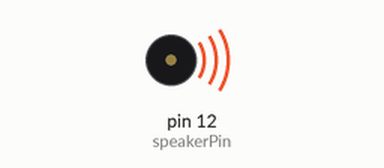
Bench run of a sketch on a simulated Arduino Nano, built with avr-gcc and run on an emulated ATmega328P. On the bench: buzzer (waves = sounding).

Above: at 0.1 s.
At 10.6 s:
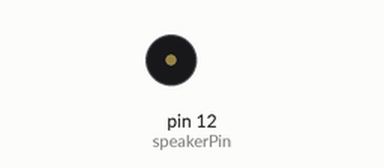
Timing chart, 0 to 12.1 s (numbered marks = the images above):
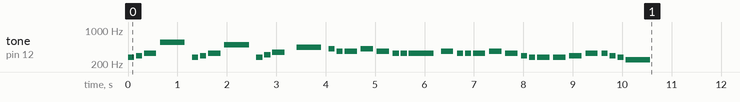

Measured:
- by itself, tone on pin 12 (speakerPin): plays 277 Hz for 0.13 s, 294 Hz for 0.13 s, 330 Hz for 0.25 s, 554 Hz for 0.50 s, 277 Hz for 0.13 s, 294 Hz for 0.13 s … (36 notes in this stretch)

The sketch:

sound_test.ino
```cpp
#define speakerPin 12

#define B0  31
#define C1  33
#define CS1 35
#define D1  37
#define DS1 39
#define E1  41
#define F1  44
#define FS1 46
#define G1  49
#define GS1 52
#define A1  55
#define AS1 58
#define B1  62
#define C2  65
#define CS2 69
#define D2  73
#define DS2 78
#define E2  82
#define F2  87
#define FS2 93
#define G2  98
#define GS2 104
#define A2  110
#define AS2 117
#define B2  123
#define C3  131
#define CS3 139
#define D3  147
#define DS3 156
#define E3  165
#define F3  175
#define FS3 185
#define G3  196
#define GS3 208
#define A3  220
#define AS3 233
#define B3  247
#define C4  262 // ------
#define CS4 277
#define D4  294
#define DS4 311
#define E4  330
#define F4  349
#define FS4 370
#define G4  392
#define GS4 415
#define A4  440
#define AS4 466
#define B4  494
#define C5  523
#define CS5 554
#define D5  587
#define DS5 622
#define E5  659
#define F5  698
#define FS5 740
#define G5  784
#define GS5 831
#define A5  880
#define AS5 932
#define B5  988
#define C6  1047
#define CS6 1109
#define D6  1175
#define DS6 1245
#define E6  1319
#define F6  1397
#define FS6 1480
#define G6  1568
#define GS6 1661
#define A6  1760
#define AS6 1865
#define B6  1976
#define C7  2093
#define CS7 2217
#define D7  2349
#define DS7 2489
#define E7  2637
#define F7  2794
#define FS7 2960
#define G7  3136
#define GS7 3322
#define A7  3520
#define AS7 3729
#define B7  3951
#define C8  4186
#define CS8 4435
#define D8  4699
#define DS8 4978

int song1[3][5] = {
	{C4, G3, G3, A3, G3},
	{4, 2, 4, 2, 4},
	{4, 3, 2, 3, 4}};

int el[3][8] = {
	{C4, A4, A4, G4, A4, F4, C4, C4},
	{4, 4, 4, 4, 4, 4, 4, 4},
	{1, 5, 5, 4, 5, 3, 1, 1}};

int el1[3][14] = {
	{C4, A4, A4, G4, A4, F4, C4, C4, C4, A4, A4, AS4, G4, C5},
	{4,  4,  4,  4,  4,  4,  4,  4,  4,  4,  4,  4,   4,  2},
	{1,  5,  5,  4,  5,  3,  1,  1,  1,  4,  4,  5,   3,  5}
};

int el2[3][14] = {
	{C5, D4, D4, AS4, AS4, A4, G4, F4, F4, A4, A4, G4, A4, F4},
	{4,  4,  4,  4,  4,  4,  4,  4,  4,  4,  4,  4,   4,  2},
	{1,  5,  5,  4,  5,  3,  1,  1,  1,  4,  4,  5,   3,  5}
};

int el_f[3][28] = {
	{C4, A4, A4, G4, A4, F4, C4, C4, C4, A4, A4, AS4, G4, C5, C5, D4, D4, AS4, AS4, A4, G4, F4, F4, A4, A4, G4, A4, F4},
	{4,  4,  4,  4,  4,  4,  4,  4,  4,  4,  4,  4,   4,  2,  4,  4,  4,  4,   4,   4,  4,  4,  4,  4,  4,  4,  4,  2},
	{1,  5,  5,  4,  5,  3,  1,  1,  1,  4,  4,  5,   3,  5,  1,  5,  5,  4,   5,   3,  1,  1,  1,  4,  4,  5,  3,  5}
};

int knz1[3][13] = {
	{B3, B3, B4, FS4, A4, G4, E4, D4, D4, D5, C5, C5, B4},
	{4,  4,  4,  4,   4,  4,  2,  4,  4,  4,  4,  4,  4 },
	{1,  1,  5,  3,   5,  4,  3,  2,  2,  5,  4,  4,  3}
};

int knz2[3][13] = {
	{D5, C5, A4, FS4, C5, B4, B4, B3, B3, B4, A4, A4, G4},
	{4,  4,  4,  4,   4,  4,  2,  4,  4,  4,  4,  4,  4 },
	{5,  4,  3,  2,   3,  2,  2,  1,  1,  5,  4,  4,  3}
};

int abba1[3][37] = {
	{CS4, D4, E4, CS5, CS4, D4, E4, B4, CS4, DS4, F4, 0, A4, GS4, FS4, FS4, GS4, FS4, E4, E4, E4, FS4, E4, E4, E4, FS4, E4, D4, CS4, CS4, CS4, D4, E4, E4, D4, CS4, B3},
	{8,   8,  4,  2,   8,   8,  4,  2,  8,   8,   4,  8, 2,  8,   8,   4,   4,   4,   8,  8,  2,  4,   8,  8,  4,  4,   4,  8,  8,   4,   4,   4,  4,  8,  8,  8,   2},
	{1,   2,  3,  5,   1,   2,  3,  5,  1,   2,   3,  1, 1,  1,   1,   1,   1,   1,   1,  1,  1,  1,   1,  1,  1,  1,   1,  1,  1,   1,   1,   1,  1,  1,  1,  1,   1}
};

void setup() {
  pinMode(speakerPin, OUTPUT);
}

void playSong(int melody[], int duration[], int count, int led[]) {
  Serial.println("...playing");
  for (int i = 0; i < count; i++){
    int noteDuration = 1000 / duration[i];
    tone(speakerPin, melody[i], noteDuration);
    delay(noteDuration * 1.3); //pause
    noTone(speakerPin);
  }
}

void loop() {
  // playSong(song1[0], song1[1], sizeof(song1[0])/2, song1[2]);
  // delay(600);
  // playSong(el1[0], el1[1], sizeof(el1[0])/2, el1[2]);
  // delay(100);
  // playSong(el2[0], el2[1], sizeof(el2[0])/2, el2[2]);
  // playSong(knz1[0], knz1[1], sizeof(knz1[0])/2, knz1[2]);
  // playSong(knz2[0], knz2[1], sizeof(knz2[0])/2, knz2[2]);
  playSong(abba1[0], abba1[1], sizeof(abba1[0])/2, abba1[2]);
  delay(600);


	delay(400000);
}
```
